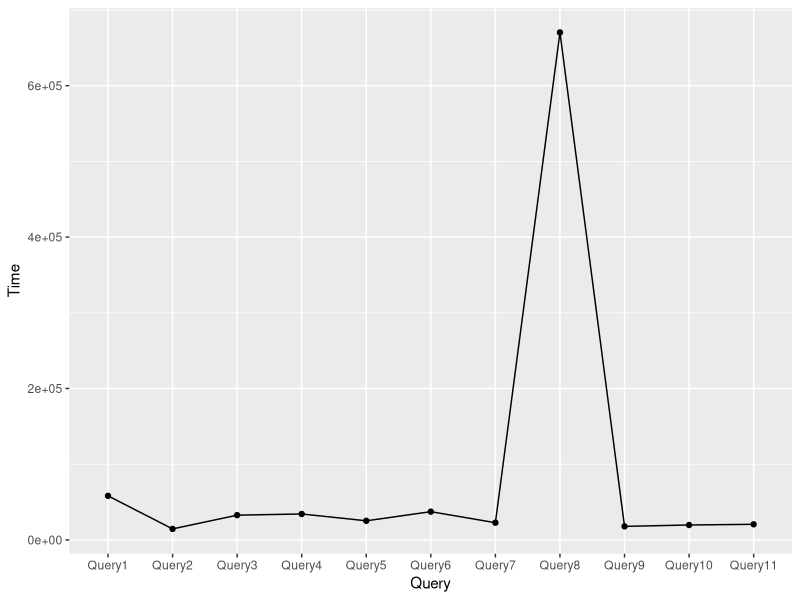

Reproduce this figure in R.
## ---- chunk 1
knitr::opts_chunk$set(echo = TRUE)
library('xtable')
library('ggplot2')

## ---- chunk 2

library('knitr')

#setwd("C:/Users/Pranav Paranjpe/Documents/GitHub/a8-pranav/untitled")
cat(readLines('./output/large/query1.txt'), sep = '\n')


## ---- chunk 3

output_data <- read.csv("./output/large/query2.txt")
#output_data<-gsub("[^[:alnum:]///' ]", "", output_data)
#iconv(output_data, "latin1", "ASCII", sub="")
print(xtable(output_data,auto = TRUE,align=c('p{1cm}','p{3in}','p{2in}','p{2in}')),comment=FALSE,floating=FALSE)
## ---- chunk 4
library('xtable')
output_data <- read.csv("./output/large/query3.txt")
#output_data<-iconv(output_data, "latin1", "ASCII", sub="")
print(xtable(output_data,auto = TRUE,align=c('p{1cm}','p{3in}','p{2in}','p{2in}')),comment=FALSE)
## ---- chunk 5

output_data <- read.csv("./output/large/query4.txt")
#output_data<-iconv(output_data, "latin1", "ASCII", sub="")
print(xtable(output_data,auto = TRUE,align=c('p{1cm}','p{3in}','p{2in}','p{2in}')),comment=FALSE)

## ---- chunk 6

output_data <- read.csv("./output/large/query5.txt")
#output_data<-iconv(output_data, "latin1", "ASCII", sub="")
print(xtable(output_data,auto = TRUE,align=c('p{1cm}','p{3in}','p{2in}','p{2in}')),comment=FALSE,floating=FALSE)

## ---- chunk 7

output_data <- read.csv("./output/large/query6.txt")
#output_data<-iconv(output_data, "latin1", "ASCII", sub="")
print(xtable(output_data,auto = TRUE,align=c('p{1cm}','p{3in}','p{2in}','p{2in}')),comment=FALSE,floating=FALSE)

## ---- chunk 8

output_data <- read.csv("./output/large/query7.txt")
#output_data<-iconv(output_data, "latin1", "ASCII", sub="")
print(xtable(output_data,auto = TRUE,align=c('p{1cm}','p{3in}','p{2in}','p{2in}')),comment=FALSE)
## ---- chunk 9

output_data <- read.csv("./output/large/query8.txt")
#output_data<-iconv(output_data, "latin1", "ASCII", sub="")
print(xtable(output_data,auto = TRUE,align=c('p{1cm}','p{3in}','p{2in}')),comment=FALSE)


## ---- chunk 10
output_data <- read.csv("./output/large/query9.txt")
#output_data<-iconv(output_data, "latin1", "ASCII", sub="")
print(xtable(output_data,auto = TRUE,align=c('p{1cm}','p{3in}','p{3in}')),comment=FALSE)

## ---- chunk 11
output_data <- read.csv("./output/large/query10.txt")
#output_data<-iconv(output_data, "latin1", "ASCII", sub="")
print(xtable(output_data,auto = TRUE,align=c('p{1cm}','p{3in}','p{2in}','p{2in}')),comment=FALSE,floating=FALSE)
## ---- chunk 12
output_data <- read.csv("./output/large/query11.txt")
#output_data<-iconv(output_data, "latin1", "ASCII", sub="")
print(xtable(output_data,auto = TRUE,align=c('p{1cm}','p{3in}','p{3in}')),comment=FALSE,floating=FALSE)

## ---- chunk 13
output_data<-read.csv("./output/large/runtime.txt",sep = ':')
output_data$Query <- factor(output_data$Query, levels = output_data$Query)
output_data$Time<-as.numeric(as.character(output_data$Time))
#output_data$Time <- factor(output_data$Time, levels = output_data$Time)
ggplot(data=output_data,aes(x =Query, y = Time,group = 1))+geom_point()+geom_line()

